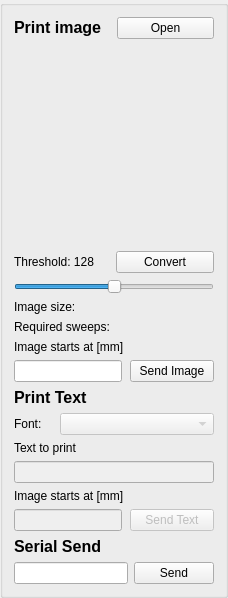
     <widget class="QGroupBox" name="groupBox">
      <layout class="QVBoxLayout" name="verticalLayout_6">
       <item>
        <layout class="QHBoxLayout" name="horizontalLayout_3">
         <item>
          <widget class="QLabel" name="label_26">
           <property name="text">
            <string>&lt;html&gt;&lt;head/&gt;&lt;body&gt;&lt;p&gt;&lt;span style=&quot; font-size:12pt; font-weight:600;&quot;&gt;Print image&lt;/span&gt;&lt;/p&gt;&lt;/body&gt;&lt;/html&gt;</string>
           </property>
          </widget>
         </item>
         <item>
          <widget class="QPushButton" name="file_open_button">
           <property name="text">
            <string>Open</string>
           </property>
          </widget>
         </item>
        </layout>
       </item>
       <item>
        <widget class="QLabel" name="output_window">
         <property name="sizePolicy">
          <sizepolicy hsizetype="Preferred" vsizetype="Preferred">
           <horstretch>0</horstretch>
           <verstretch>0</verstretch>
          </sizepolicy>
         </property>
         <property name="minimumSize">
          <size>
           <width>200</width>
           <height>200</height>
          </size>
         </property>
         <property name="text">
          <string/>
         </property>
        </widget>
       </item>
       <item>
        <layout class="QFormLayout" name="formLayout_8">
         <item row="0" column="0">
          <widget class="QLabel" name="threshold_slider_value">
           <property name="text">
            <string>Threshold: 128</string>
           </property>
          </widget>
         </item>
         <item row="0" column="1">
          <widget class="QPushButton" name="file_convert_button">
           <property name="text">
            <string>Convert</string>
           </property>
          </widget>
         </item>
         <item row="1" column="0" colspan="2">
          <widget class="QSlider" name="threshold_slider">
           <property name="toolTip">
            <string>&lt;html&gt;&lt;head/&gt;&lt;body&gt;&lt;p&gt;The threshold of what parts of the image are printed&lt;/p&gt;&lt;/body&gt;&lt;/html&gt;</string>
           </property>
           <property name="maximum">
            <number>255</number>
           </property>
           <property name="value">
            <number>128</number>
           </property>
           <property name="orientation">
            <enum>Qt::Horizontal</enum>
           </property>
          </widget>
         </item>
         <item row="2" column="0">
          <widget class="QLabel" name="image_dimensions_text">
           <property name="text">
            <string>Image size:</string>
           </property>
          </widget>
         </item>
         <item row="2" column="1">
          <widget class="QLabel" name="image_dimensions">
           <property name="text">
            <string/>
           </property>
          </widget>
         </item>
         <item row="3" column="0">
          <widget class="QLabel" name="image_required_sweeps_text">
           <property name="text">
            <string>Required sweeps:</string>
           </property>
          </widget>
         </item>
         <item row="3" column="1">
          <widget class="QLabel" name="image_required_sweeps">
           <property name="text">
            <string/>
           </property>
          </widget>
         </item>
        </layout>
       </item>
       <item>
        <layout class="QFormLayout" name="formLayout_7">
         <item row="0" column="0">
          <widget class="QLabel" name="virtual_velocity_text_2">
           <property name="text">
            <string>Image starts at [mm]</string>
           </property>
          </widget>
         </item>
         <item row="1" column="0">
          <widget class="QLineEdit" name="image_start_position">
           <property name="toolTip">
            <string>&lt;html&gt;&lt;head/&gt;&lt;body&gt;&lt;p&gt;At what coordinates the image starts to be printed&lt;/p&gt;&lt;/body&gt;&lt;/html&gt;</string>
           </property>
           <property name="readOnly">
            <bool>false</bool>
           </property>
          </widget>
         </item>
         <item row="1" column="1">
          <widget class="QPushButton" name="inkjet_send_image">
           <property name="text">
            <string>Send Image</string>
           </property>
          </widget>
         </item>
        </layout>
       </item>
       <item>
        <layout class="QVBoxLayout" name="verticalLayout_13">
         <item>
          <widget class="QLabel" name="label_28">
           <property name="text">
            <string>&lt;html&gt;&lt;head/&gt;&lt;body&gt;&lt;p&gt;&lt;span style=&quot; font-size:12pt; font-weight:600;&quot;&gt;Print Text&lt;/span&gt;&lt;/p&gt;&lt;/body&gt;&lt;/html&gt;</string>
           </property>
          </widget>
         </item>
         <item>
          <layout class="QFormLayout" name="formLayout_9">
           <item row="0" column="0">
            <widget class="QLabel" name="label_51">
             <property name="minimumSize">
              <size>
               <width>40</width>
               <height>0</height>
              </size>
             </property>
             <property name="text">
              <string>Font:</string>
             </property>
            </widget>
           </item>
           <item row="0" column="1">
            <widget class="QComboBox" name="comboBox_5">
             <property name="enabled">
              <bool>false</bool>
             </property>
            </widget>
           </item>
          </layout>
         </item>
         <item>
          <widget class="QLabel" name="virtual_velocity_text_4">
           <property name="text">
            <string>Text to print</string>
           </property>
          </widget>
         </item>
         <item>
          <widget class="QLineEdit" name="Encoder_PPI_11">
           <property name="enabled">
            <bool>false</bool>
           </property>
           <property name="readOnly">
            <bool>false</bool>
           </property>
          </widget>
         </item>
         <item>
          <layout class="QFormLayout" name="formLayout_10">
           <item row="0" column="0">
            <widget class="QLabel" name="virtual_velocity_text_3">
             <property name="text">
              <string>Image starts at [mm]</string>
             </property>
            </widget>
           </item>
           <item row="1" column="0">
            <widget class="QLineEdit" name="virtual_velocity_3">
             <property name="enabled">
              <bool>false</bool>
             </property>
             <property name="readOnly">
              <bool>false</bool>
             </property>
            </widget>
           </item>
           <item row="1" column="1">
            <widget class="QPushButton" name="pushButton_23">
             <property name="enabled">
              <bool>false</bool>
             </property>
             <property name="text">
              <string>Send Text</string>
             </property>
            </widget>
           </item>
          </layout>
         </item>
        </layout>
       </item>
       <item>
        <layout class="QVBoxLayout" name="verticalLayout_11">
         <item>
          <widget class="QLabel" name="label_5">
           <property name="text">
            <string>&lt;html&gt;&lt;head/&gt;&lt;body&gt;&lt;p&gt;&lt;span style=&quot; font-size:12pt; font-weight:600;&quot;&gt;Serial Send&lt;/span&gt;&lt;/p&gt;&lt;/body&gt;&lt;/html&gt;</string>
           </property>
          </widget>
         </item>
         <item>
          <layout class="QHBoxLayout" name="horizontalLayout_7">
           <item>
            <widget class="QLineEdit" name="serial_send_line">
             <property name="toolTip">
              <string>&lt;html&gt;&lt;head/&gt;&lt;body&gt;&lt;p&gt;At what coordinates the image starts to be printed&lt;/p&gt;&lt;/body&gt;&lt;/html&gt;</string>
             </property>
             <property name="readOnly">
              <bool>false</bool>
             </property>
            </widget>
           </item>
           <item>
            <widget class="QPushButton" name="serial_send_button">
             <property name="enabled">
              <bool>true</bool>
             </property>
             <property name="toolTip">
              <string>&lt;html&gt;&lt;head/&gt;&lt;body&gt;&lt;p&gt;Stops virtual movement&lt;/p&gt;&lt;/body&gt;&lt;/html&gt;</string>
             </property>
             <property name="text">
              <string>Send</string>
             </property>
            </widget>
           </item>
          </layout>
         </item>
        </layout>
       </item>
      </layout>
     </widget>
